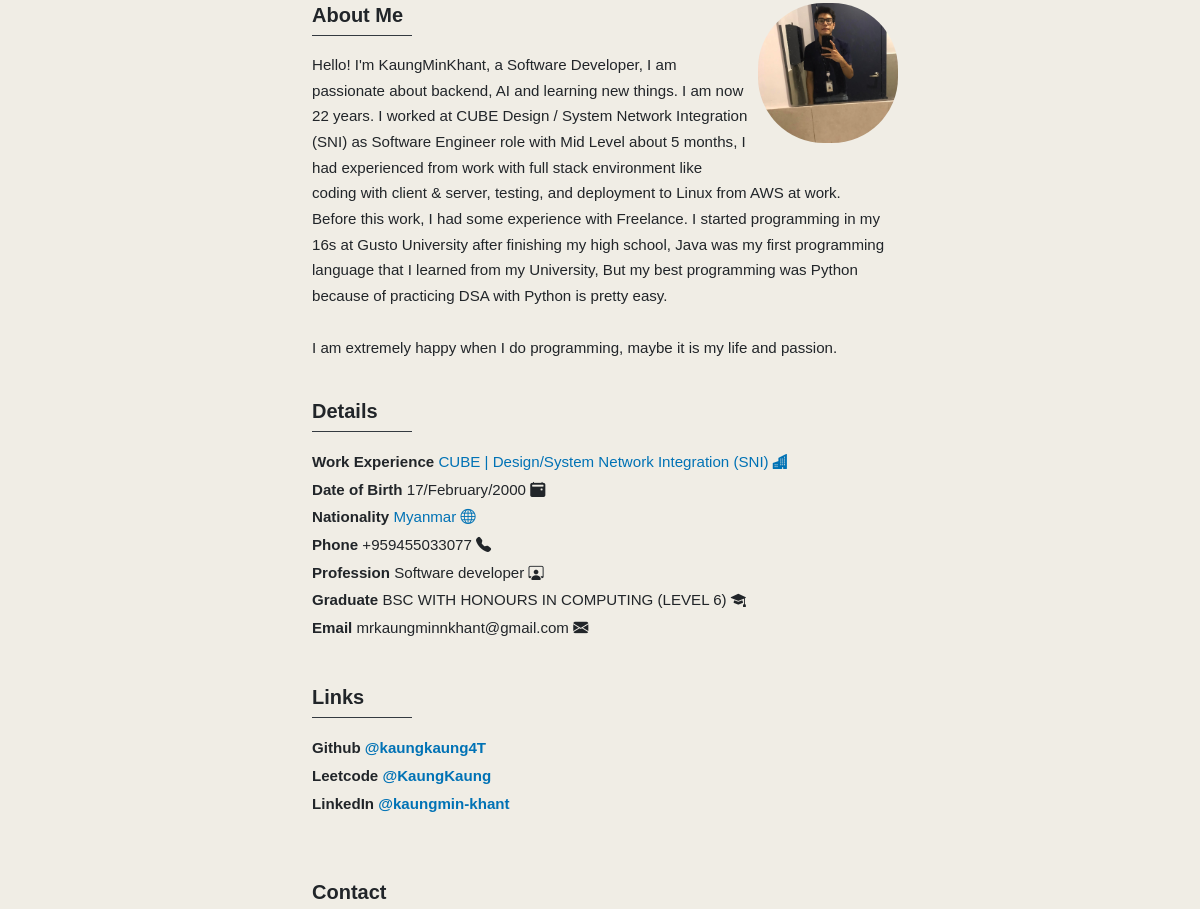
The app's page / (middle part), older data.
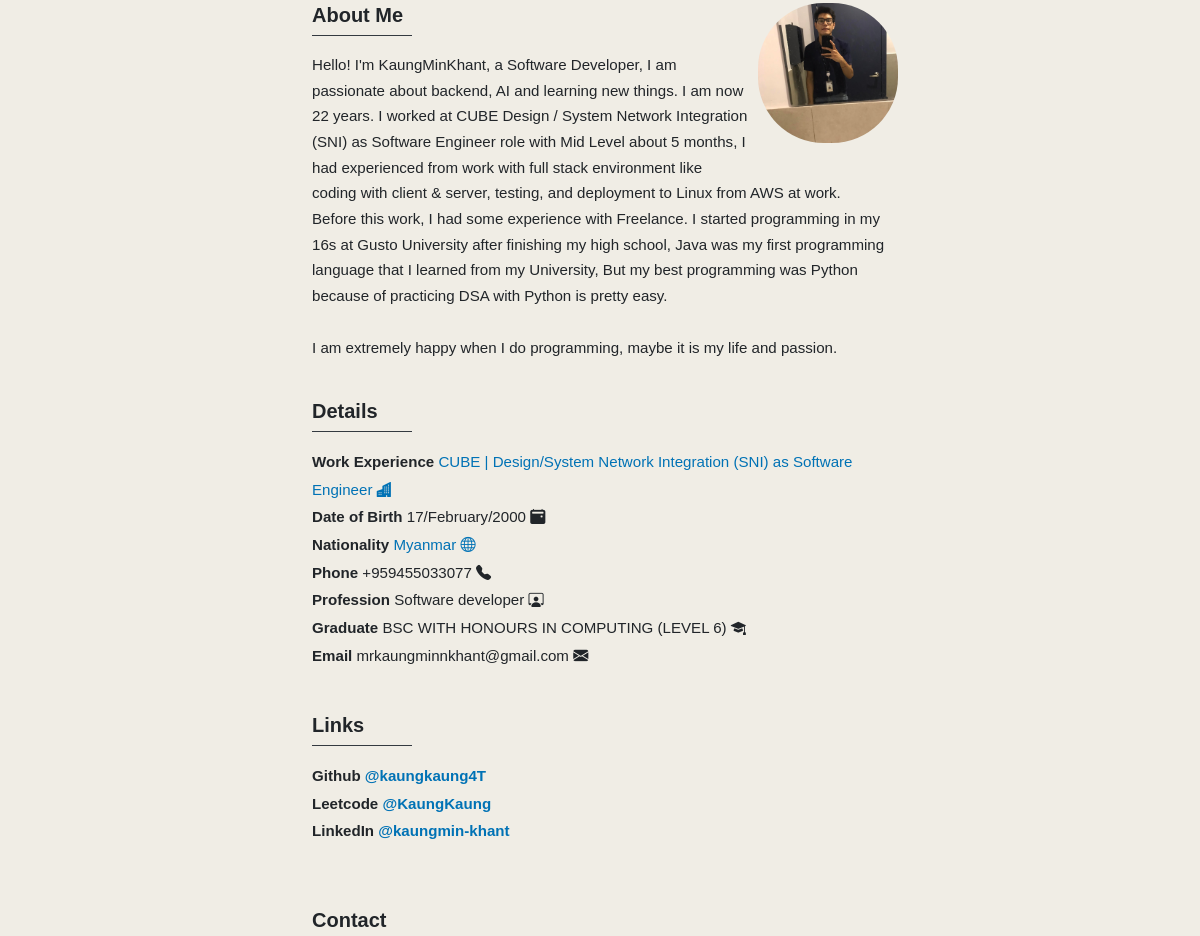
The same page, newer data.
### display/models.py (models this page shows, shortened)
class About(models.Model):
    user = models.ForeignKey(Profile, default=None, on_delete=models.CASCADE)
    about = models.TextField()
    conclusion = models.CharField(max_length=255)
    dob = models.CharField(max_length=255)
    nation = models.CharField(max_length=255)
    phone = models.CharField(max_length=255)
    profession = models.CharField(max_length=255)
    email = models.CharField(max_length=255)
    github = models.CharField(max_length=255, null=True, blank=True)
    leet = models.CharField(max_length=255, null=True, blank=True)
    linked = models.CharField(max_length=255, null=True, blank=True)
    graduate = models.CharField(max_length=255, null=True, blank=True)
    nation_url = models.URLField(null=True, blank=True)
    work = models.CharField(max_length=255, null=True, blank=True)
    work_url = models.URLField(null=True, blank=True)

class Profile(AbstractUser):
    image = models.ImageField(upload_to='media')

### display/views.py (the view, shortened to what this page needs)
# urls.py: 2. Add a URL to urlpatterns:  path('', views.home, name='home')
def home(request):
    about = About.objects.all()
    return render(request, "index.html",
                 {"About":about})

### template/index.html (shortened to what this page needs)
{% extends 'main.html' %}
{% block content %}
{% include 'chain.html' %}
{% load static %}
<link rel="stylesheet" href="{% static 'style.css' %}">
{% include 'profile.html' %}
<html>
<head>
</head>
<body>
            {% for about in About %}
    <div class="context" style="width:48%;font-size:15.1px;">
        <br><br>
<div class="image_div" style="">
    <a href="{{ about.user.image.url }}" target="_blank">
    <img class="image about" src="{{ about.user.image.url }}" alt="">
        </a>
        </div>
    <div class="about" style="margin:auto;max-width:590px;">
            <h5><b>About Me</b></h5>
        <legend class="border-bottom border-dark mb-3" style="width:100px;"></legend>
        <p style="font-size:15.1px;line-height: 25.7px;">
            {{ about.about }}
            <br><br>
            {{ about.conclusion }}
        </p>
    </div>
        <br>
        <div class="about" style="font-size:15.1px;margin:auto;max-width:590px;">
        <h5><b>Details</b></h5>
        <legend class="border-bottom border-dark mb-3" style="width:100px;"></legend>
            <ul class="nav flex-column" style="line-height: 27.7px;">
                            <li class="nav-item"><b>Work Experience</b> <a class="plink" href="{{ about.work_url }}" target="_blank" style="color:#0072B5;text-decoration:none;">{{about.work}} <i class="bi bi-buildings-fill"></i><a></li>
                        <li class="nav-item"><b>Date of Birth</b> {{about.dob}} <i class="bi bi-calendar2-event-fill"></i></li>
                       <li class="nav-item"><b>Nationality</b> <a class="plink" href="{{about.nation_url}}" target="_blank" style="color:#0072B5;text-decoration:none;">{{about.nation}} <i class="bi bi-globe"></i></a></li>
                     <li class="nav-item"><b>Phone</b> {{about.phone}} <i class="bi bi-telephone-fill"></i></li>
                   <li class="nav-item"><b>Profession</b> {{about.profession}} <i class="bi bi-person-workspace"></i></li>
                <li class="nav-item"><b>Graduate</b> {{about.graduate}} <i class="bi bi-mortarboard-fill"></i></li>
              <li class="nav-item"><b>Email</b> {{about.email}} <i class="bi bi-envelope-fill"></i></li>
            </ul>
            <div style="height:43.5px;"></div>
            <h5><b>Links</b></h5>
        <legend class="border-bottom border-dark mb-3" style="width:100px;"></legend>
                    <ul class="nav flex-column" style="line-height: 27.7px;">
        <li class="nav-item"><b>Github <a class="plink" style="color:#0072B5;" href="{{about.github}}" target="_blank">@kaungkaung4T</a></b></li>
        <li class="nav-item"><b>Leetcode <a class="plink" style="color:#0072B5;" href="{{about.leet}}" target="_blank">@KaungKaung</a></b></li>
        <li class="nav-item"><b>LinkedIn <a class="plink" style="color:#0072B5;" href="{{about.linked}}" target="_blank">@kaungmin-khant</a></b></li>
            </ul>
        </div>
        <div id="contact" class="about2" style="font-size:15.1px;margin:auto;max-width:590px;margin-top:63px;">
            <h5><b>Contact</b></h5>
        <legend class="border-bottom border-dark mb-3" style="width:100px;"></legend><br>
        </div>
    </div>
                {% endfor %}
</body>
</html>
{% endblock %}

Row changes from the older to the newer data that the page shows:
changed About "I am extremely happy when I do programming, maybe it is my life and passion.": work "CUBE | Design/System Network Integration (SNI)" → "CUBE | Design/System Network Integration (SNI) as Software Engineer"
